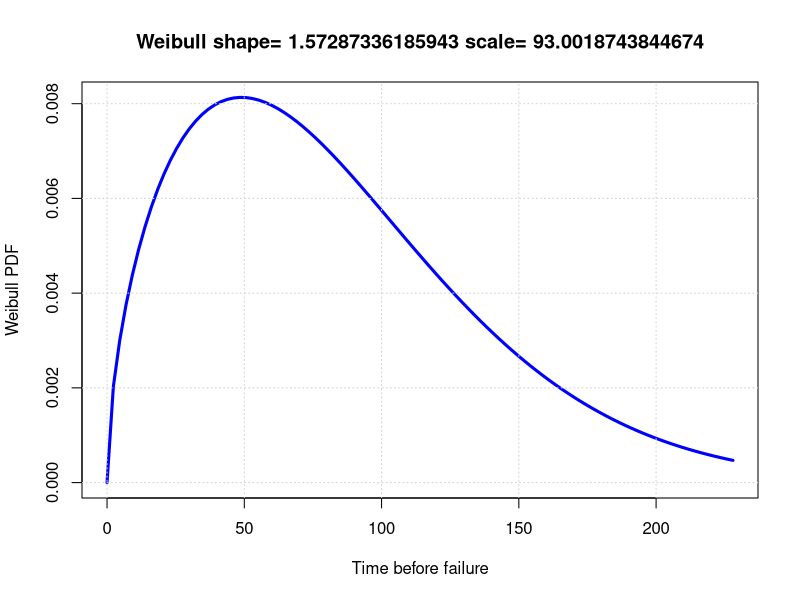

Here is the R script that generated this plot:
require(MASS);

x = c(16,53,75,93,34,120, 190);
#x = c(1,2,3,4,5,6,50,51,52,40,50);

fitted = fitdistr(x,"weibull");

# h<-hist(x, breaks=10, col="red", xlab="Time to failure", main="Histogram with Weibull Distribution Fit"); 

xfit = seq(0,max(x)*1.2,length=100); 
yfit = dweibull(xfit,shape=fitted$estimate[1], scale=fitted$estimate[2]); 

# yfit <- yfit*diff(h$mids[1:2])*length(x);


plot(xfit, yfit, "l", col="blue", lwd=3, xlab="Time before failure", ylab="Weibull PDF", main=paste("Weibull shape=", fitted$estimate[1], "scale=", fitted$estimate[2]));
# lines(xfit, yfit, col="blue", lwd=2);
grid();


